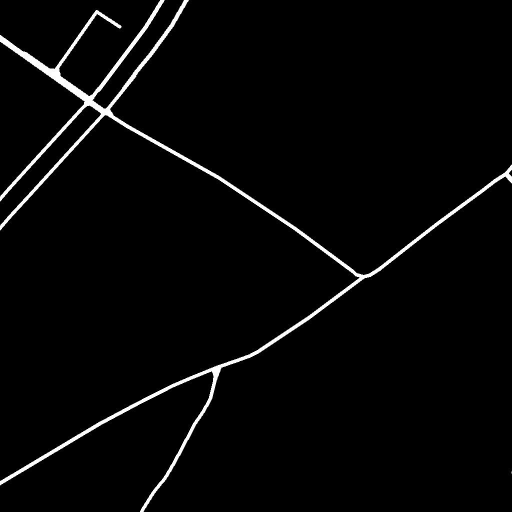
#> input picture FloodNav-Path-Planning/resource/map.png, 1024 x 1024 px, found by its file name (shown at 1/2 size)
$ python debug_coordinates.py
#> lines starting #> are read from the running program, lines starting #| are printed output that depends on the picture; after the words box and inside, x2 and y2 are one past the last pixel; in counts of white or black regions, pixels touching at a corner belong together
#!/usr/bin/env python3
"""
Debug Path Planning Issues - Check segmentation and coordinates
"""

import numpy as np
import cv2
import matplotlib.pyplot as plt
import os

def analyze_segmentation_and_coordinates():
    """Analyze segmentation image and coordinate validity."""

    print("🔍 DEBUGGING PATH PLANNING ISSUES")
    print("=" * 50)

    # Load segmentation image
    map_path = "/Users/worakanlasudee/Documents/GitHub/fastapi_seg_plan/FloodNav-Path-Planning/resource/map.png"

    if not os.path.exists(map_path):
        print(f"❌ Map file not found: {map_path}")
        return

    # Load and process image
    image = cv2.imread(map_path, cv2.IMREAD_GRAYSCALE)
#> image is the input picture: shape (1024, 1024); min 0, max 255, mean 6.9
    print(f"📐 Image shape: {image.shape}")
#| 📐 Image shape: (1024, 1024)
    print(f"📊 Pixel value range: {image.min()} - {image.max()}")
#| 📊 Pixel value range: 0 - 255

    # Convert to binary (same as FastAPI processing)
    binary_grid = (image > 127).astype(np.uint8)
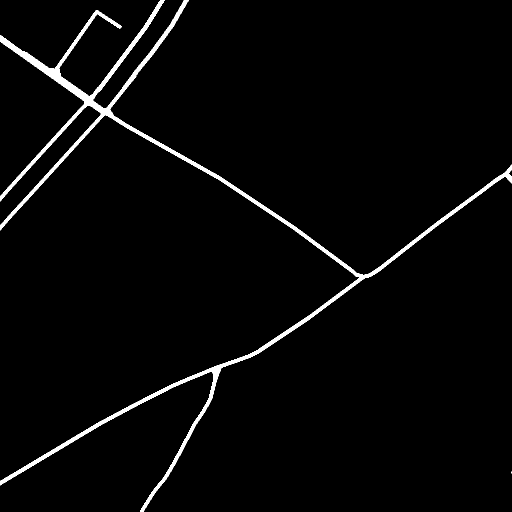
#> binary_grid: shape (1024, 1024) (shown at 1/2 size); values 0 (black) and 1 (white), 2.7% white; 2 white regions (1 under 20 px), largest, box (x1, y1, x2, y2) and area: (0, 0, 1024, 1024) 28077

    print(f"🔢 Binary grid: {binary_grid.shape}")
#| 🔢 Binary grid: (1024, 1024)
    print(f"   Free space (1): {np.sum(binary_grid == 1)} pixels")
#|    Free space (1): 28081 pixels
    print(f"   Obstacles (0): {np.sum(binary_grid == 0)} pixels")
#|    Obstacles (0): 1020495 pixels
    print(f"   Free space %: {(np.sum(binary_grid == 1) / binary_grid.size) * 100:.1f}%")
#|    Free space %: 2.7%

    # Test coordinates from your cURL command
    coordinates = {
        "start": (454, 368),
        "goals": [(852, 460), (234, 830), (302, 990), (234, 128)]
    }

    print(f"\n📍 COORDINATE ANALYSIS:")
    print("-" * 25)

    # Check if coordinates are in bounds
    height, width = binary_grid.shape
#> height = 1024; width = 1024
    print(f"Grid bounds: 0-{width-1} (width), 0-{height-1} (height)")
#| Grid bounds: 0-1023 (width), 0-1023 (height)

    # Check start point
    start_x, start_y = coordinates["start"]
    if 0 <= start_x < width and 0 <= start_y < height:
        start_value = binary_grid[start_y, start_x]
#> start_value = 1
        status = "✅ FREE" if start_value == 1 else "❌ BLOCKED"
#> status = '✅ FREE'
        print(f"Start ({start_x}, {start_y}): {status} (value: {start_value})")
#| Start (454, 368): ✅ FREE (value: 1)
    else:
        print(f"Start ({start_x}, {start_y}): ❌ OUT OF BOUNDS")

    # Check goal points
    for i, (goal_x, goal_y) in enumerate(coordinates["goals"]):
        if 0 <= goal_x < width and 0 <= goal_y < height:
            goal_value = binary_grid[goal_y, goal_x]
            status = "✅ FREE" if goal_value == 1 else "❌ BLOCKED"
            print(f"Goal {i+1} ({goal_x}, {goal_y}): {status} (value: {goal_value})")
        else:
            print(f"Goal {i+1} ({goal_x}, {goal_y}): ❌ OUT OF BOUNDS")
#> this loop made 4 passes
#| Goal 1 (852, 460): ✅ FREE (value: 1)
#| Goal 2 (234, 830): ✅ FREE (value: 1)
#| Goal 3 (302, 990): ✅ FREE (value: 1)
#| Goal 4 (234, 128): ✅ FREE (value: 1)

    # Create visualization
    print(f"\n🎨 CREATING VISUALIZATION...")
    print("-" * 30)

    plt.figure(figsize=(12, 8))

    # Show segmentation
    plt.subplot(1, 2, 1)
    plt.imshow(image, cmap='gray')
    plt.title('Original Segmentation Image')
    plt.colorbar()

    # Plot coordinates on original
    plt.plot(start_x, start_y, 'ro', markersize=10, label='Start')
    for i, (gx, gy) in enumerate(coordinates["goals"]):
        plt.plot(gx, gy, 'bo', markersize=8, label=f'Goal {i+1}')
    plt.legend()
    plt.grid(True, alpha=0.3)

    # Show binary version
    plt.subplot(1, 2, 2)
    plt.imshow(binary_grid, cmap='gray')
    plt.title('Binary Grid (API Processing)')
    plt.colorbar()

    # Plot coordinates on binary
    plt.plot(start_x, start_y, 'ro', markersize=10, label='Start')
    for i, (gx, gy) in enumerate(coordinates["goals"]):
        plt.plot(gx, gy, 'bo', markersize=8, label=f'Goal {i+1}')
    plt.legend()
    plt.grid(True, alpha=0.3)

    plt.tight_layout()
    plt.savefig('segmentation_analysis.png', dpi=150, bbox_inches='tight')
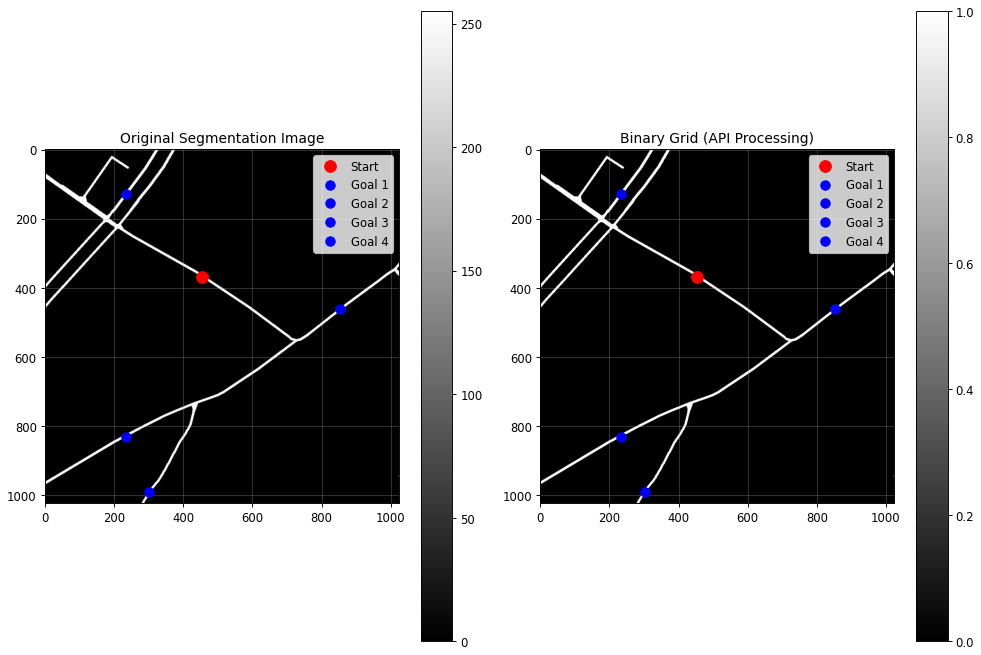
#> figure drawn by matplotlib, 4 panels
    print("💾 Saved visualization: segmentation_analysis.png")

    # Suggest better coordinates
    print(f"\n💡 SUGGESTED FIXES:")
    print("-" * 20)

    # Find some free spaces
    free_pixels = np.where(binary_grid == 1)
#> free_pixels = 28081 positions, rows 0 to 1023, columns 0 to 1023
    if len(free_pixels[0]) > 0:
        # Sample some good coordinates
        sample_indices = np.random.choice(len(free_pixels[0]), min(10, len(free_pixels[0])), replace=False)
#> sample_indices = [6692, 15038, 24094, 27571, 11934, 21878, 23631, 15705, 21459, 6602]

        print("✅ Try these coordinates (guaranteed free spaces):")
        print("Start options:")
        for i in range(min(3, len(sample_indices))):
            idx = sample_indices[i]
            y, x = free_pixels[0][idx], free_pixels[1][idx]
            print(f"   ({x}, {y})")
#> this loop made 3 passes
#> (idx, y, x) on passes 1 to 3: (6692, 165, 211), (15038, 387, 13), (24094, 808, 277)
#|    (211, 165)
#|    (13, 387)
#|    (277, 808)

        print("Goal options:")
        for i in range(3, min(8, len(sample_indices))):
            idx = sample_indices[i]
            y, x = free_pixels[0][idx], free_pixels[1][idx]
            print(f"   ({x}, {y})")
#> this loop made 5 passes
#> (idx, y, x) on passes 1 to 5: (27571, 964, 320), (11934, 313, 74), (21878, 717, 477), (23631, 788, 312), (15705, 404, 44)
#|    (320, 964)
#|    (74, 313)
#|    (477, 717)
#|    (312, 788)
#|    (44, 404)

    # Check connectivity (simple flood fill from start)
    if 0 <= start_x < width and 0 <= start_y < height and binary_grid[start_y, start_x] == 1:
        connected = flood_fill_connectivity(binary_grid, start_x, start_y)
#> after the loop in flood_fill_connectivity, `while stack:`: connected: shape (1024, 1024); values 0 (black) and 1 (white), 2.7% white; 1 white region, box (x1, y1, x2, y2) and area: (0, 0, 1024, 1024) 28077
#> after the loop in flood_fill_connectivity, `while stack:`: stack = []
        connected_pixels = np.sum(connected)
#> connected_pixels = 28077
        total_free = np.sum(binary_grid == 1)
#> total_free = 28081

        print(f"\n🔗 CONNECTIVITY ANALYSIS:")
        print(f"   Connected from start: {connected_pixels} pixels")
#|    Connected from start: 28077 pixels
        print(f"   Total free space: {total_free} pixels")
#|    Total free space: 28081 pixels
        print(f"   Connectivity: {(connected_pixels/total_free)*100:.1f}%")
#|    Connectivity: 100.0%

        # Check if goals are reachable
        reachable_goals = 0
        for i, (gx, gy) in enumerate(coordinates["goals"]):
            if 0 <= gx < width and 0 <= gy < height:
                if connected[gy, gx]:
                    reachable_goals += 1
                    print(f"   Goal {i+1}: ✅ Reachable")
                else:
                    print(f"   Goal {i+1}: ❌ Not reachable from start")
#> after the loop, reachable_goals = 4

        if reachable_goals == 0:
            print(f"\n🚨 PROBLEM: No goals are reachable from start!")
            print(f"   This explains why path planning fails.")

def flood_fill_connectivity(grid, start_x, start_y):
    """Simple flood fill to check connectivity."""
    connected = np.zeros_like(grid)
    if grid[start_y, start_x] == 0:
        return connected

    stack = [(start_x, start_y)]
    directions = [(0, 1), (1, 0), (0, -1), (-1, 0)]

    while stack:
        x, y = stack.pop()
        if connected[y, x] or grid[y, x] == 0:
            continue

        connected[y, x] = 1

        for dx, dy in directions:
            nx, ny = x + dx, y + dy
            if (0 <= nx < grid.shape[1] and 0 <= ny < grid.shape[0] and
                not connected[ny, nx] and grid[ny, nx] == 1):
                stack.append((nx, ny))

    return connected

if __name__ == "__main__":
    analyze_segmentation_and_coordinates()

    print(f"\n🎯 NEXT STEPS:")
    print("1. Check segmentation_analysis.png")
    print("2. Use suggested coordinates if current ones are blocked")
    print("3. Verify your segmentation image has connected paths")
    print("4. Try the working coordinates in a new cURL command")

$ run again, with FloodNav-Path-Planning/resource/imagepan5.png copied over FloodNav-Path-Planning/resource/map.png
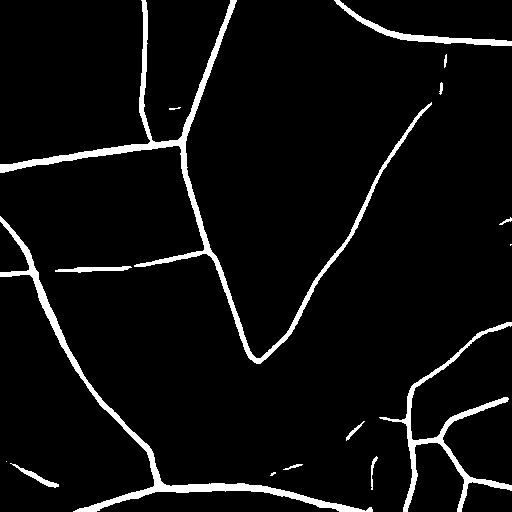
#> input picture FloodNav-Path-Planning/resource/imagepan5.png, 512 x 512 px, found by its file name
#> image: shape (512, 512); 5.4% white; 16 white regions (3 under 20 px), largest, box (x1, y1, x2, y2) and area: (0, 0, 432, 364) 5746, (0, 216, 373, 512) 3998, (379, 322, 512, 512) 2454
#| 📐 Image shape: (512, 512)
#| 📊 Pixel value range: 0 - 255
#| 🔢 Binary grid: (512, 512)
#|    Free space (1): 14128 pixels
#|    Obstacles (0): 248016 pixels
#|    Free space %: 5.4%
#| Grid bounds: 0-511 (width), 0-511 (height)
#> start_value = 0
#> in analyze_segmentation_and_coordinates, `status = "✅ FREE" if start_value == 1 else "❌ BLOCKED"`: status = '❌ BLOCKED'
#| Start (454, 368): ❌ BLOCKED (value: 0)
#> the loop in analyze_segmentation_and_coordinates, `for i, (goal_x, goal_y) in enumerate(coordinates["goals"]):` made 4 passes
#> (goal_value, status) on pass 4: (0, '❌ BLOCKED')
#> (printed output is left out)
#> in analyze_segmentation_and_coordinates, `plt.savefig('segmentation_analysis.png', dpi=150, bbox_inches='tight')`:
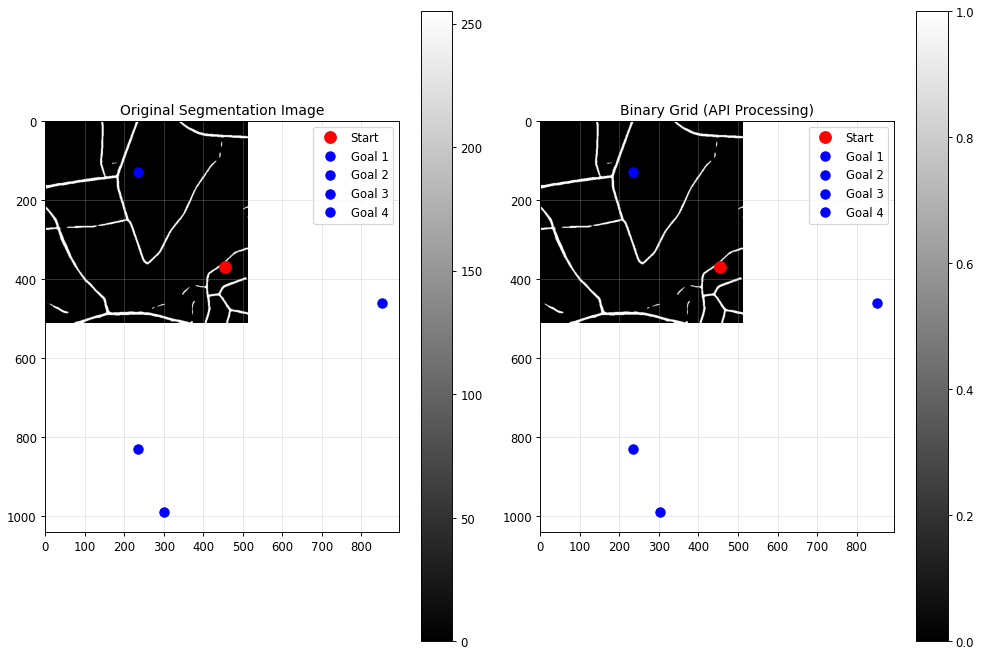
#> figure drawn by matplotlib, 4 panels
#> free_pixels = 14128 positions, rows 0 to 511, columns 0 to 511
#> sample_indices = [8531, 2466, 6207, 6020, 33, 6945, 4934, 3055, 340, 4500]
#> the loop in analyze_segmentation_and_coordinates, `for i in range(min(3, len(sample_indices))):` made 3 passes
#> (idx, y, x) on passes 1 to 3: (8531, 355, 251), (2466, 113, 190), (6207, 267, 88)
#> (printed output is left out)
#> the loop in analyze_segmentation_and_coordinates, `for i in range(3, min(8, len(sample_indices))):` made 5 passes
#> (idx, y, x) on passes 1 to 5: (6020, 262, 155), (33, 1, 339), (6945, 284, 314), (4934, 215, 360), (3055, 144, 148)
#> (printed output is left out)
